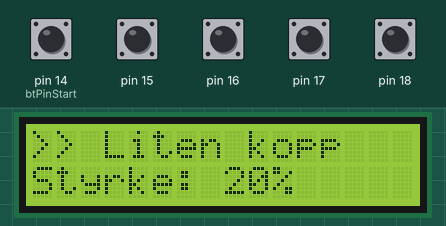
A sketch run on a simulated Arduino Uno, built with avr-gcc and run on an emulated ATmega328P. Shown: 16×2 character LCD. The test bench sets the inputs (shaded band); at power-on: pin 14 (btPinStart), pin 15–18 HIGH.

Above: at 1.2 s.
1.3 s: pin 18 pulled LOW for 0.3 s
At 2.3 s:
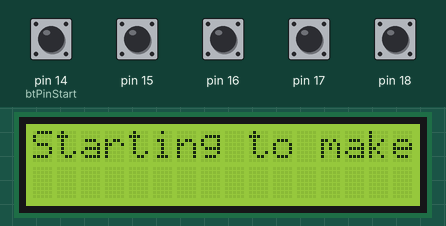
4.6 s: pin 14 (btPinStart) pulled LOW for 0.3 s
At 6.2 s:
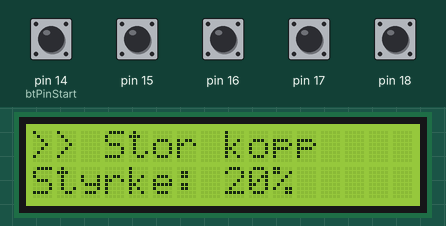
6.6 s: pin 16 pulled LOW for 1 s
At 7.06 s:
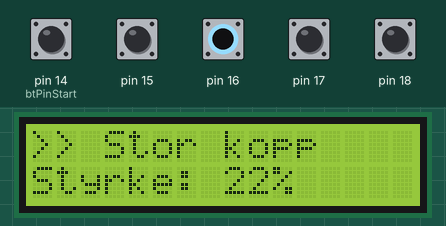
9.1 s: pin 15 pulled LOW for 0.3 s
At 10.0 s:
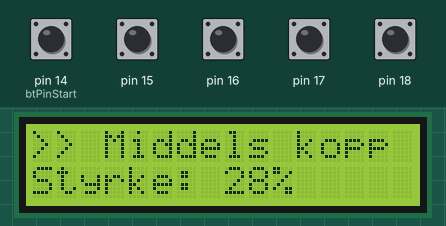
10.9 s: pin 17 pulled LOW for 0.3 s
12.7 s: pin 15 pulled LOW for 1 s
At 14.5 s:
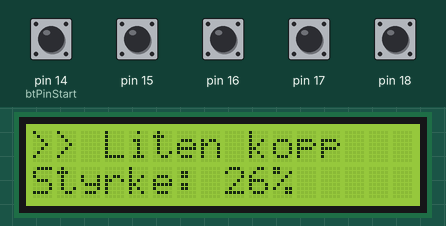
Timing chart, 0 to 16.0 s (numbered marks = the images above; inputs shaded):
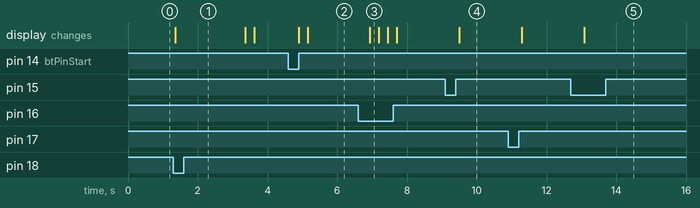

Measured:
- after the input at 1.3 s, the display: changes after 0.05 s (image 1)
- after the input at 4.6 s, the display: first changes after 0.29 s (image 2 shows a later state)
- after the input at 6.6 s, the display: changes after 0.34 s (image 3)
- after the input at 9.1 s, the display: changes after 0.39 s (image 4)
- after the input at 12.7 s, the display: changes after 0.38 s (image 5)

The sketch:

Satftmaskin_v1.0_Beta.ino
```cpp
#include <LiquidCrystal.h>

int btPinStart = 14;
const int btCount = 5;

//btValues contain value about specific button in this order: vUp, vDown, cUp, cDown, start
int btValues[btCount];

const int rs = 12, en = 11, d4 = 5, d5 = 4, d6 = 3, d7 = 2;
LiquidCrystal lcd(rs, en, d4, d5, d6, d7);

int vol = 0;
String cupList[3] {
  "Liten kopp", "Middels kopp", "Stor kopp"
};
int conc  = 20;


void setup() {
  int i;

  //INITIALIZING SERIAL
  Serial.begin(9600);


  //LCD SET-UP
  lcd.begin(16, 2);                                     // set up the LCD's number of columns and rows:


  //INITITALIZING PINS (PULLUPP for buttons (internal 10k resistor))
  //Using analog pins as Digital I/O

  for (int pinNumber=0; pinNumber<btCount; pinNumber++) {
    pinMode(btPinStart + pinNumber, INPUT_PULLUP);
  }


}

void loop() {

  int btValues[5];


  // CLEARS SCREEN
  lcd.clear();
  lcd.print(">> " + cupList[vol]);
  lcd.setCursor(0,1);
  lcd.print("Styrke: " + String(conc) + "%");


  for (int i=0; i<btCount;i++) {
    btValues[i] = digitalRead(btPinStart + i);
  }


  if (btValues[0] == LOW && vol < 2) {
    vol += 1;
  }
  if (btValues[1] == LOW && vol > 0) {
    vol -= 1;
  }
  if (btValues[2] == LOW && conc  < 100) {
    conc  += 2;
  }
  if (btValues[3] == LOW && conc  > 0) {
    conc -= 2;
  }
  if (btValues[4] == LOW) {
    juice(); // INSERT START FUNCTION HERE
  }

 delay(250);


}


void juice() {
  lcd.clear();
  lcd.setCursor(0,0);
  lcd.print("Starting to make the juice..");
  delay(2000);
  lcd.clear();
  lcd.print("The juice is done sir!");
}
```
